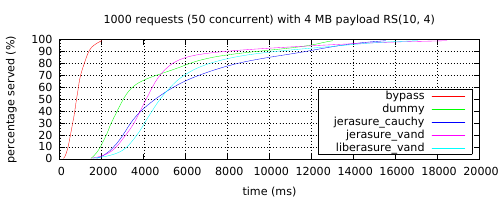

Write the gnuplot code that produced this figure.
# Set terminal
set term pdfcairo enh size 5.00in, 2.00in
set output "completion_4MB.pdf"
set title "1000 requests (50 concurrent) with 4 MB payload RS(10, 4)"
set key bottom right box

# Percentage served
set ylabel "percentage served (%)"
set grid y

# Time
set xlabel "time (ms)"
set grid x

# Data
set datafile separator ","
plot \
     "bypass/completion-1000-50-4.csv" every ::2 using 2:1 smooth sbezier with lines title "bypass", \
     "dummy/completion-1000-50-4.csv" every ::2 using 2:1 smooth sbezier with lines title "dummy", \
     "jerasure_cauchy/completion-1000-50-4.tsv" every ::2 using 2:1 smooth sbezier with lines title "jerasure\\_cauchy", \
     "jerasure_vand/completion-1000-50-4.tsv" every ::2 using 2:1 smooth sbezier with lines title "jerasure\\_vand", \
     "liberasure_vand/completion-1000-50-4.tsv" every ::2 using 2:1 smooth sbezier with lines title "liberasure\\_vand"
exit
